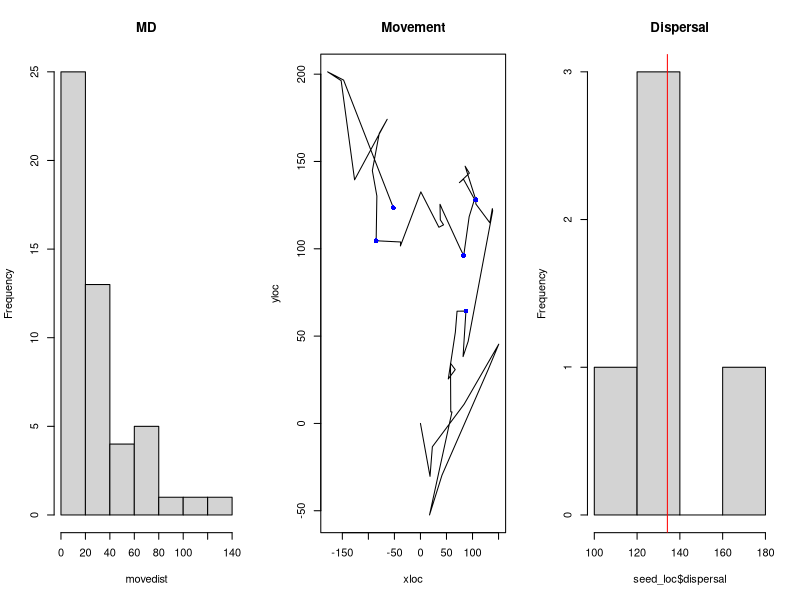

Write the R code that produced this figure. (Note: this script raises an error after producing the figure.)


# how many seeds each bird gets on a simulation run, which is equivalent to how many fruits in a foraging session in the same tree

# nseeds <- round(runif(1, 3, 6))
nseeds <- 5

# Sample a random Gut Retention Time for each one of the seeds
grt_tt <- round(rgamma(nseeds, shape = 4, scale = 5) + 8)

# Maximum gut retention time determines the simulation time
tt <- max(grt_tt)

movrate <- 28

# Sample movement distances from an exponential distribution. These are the lengths that the animal moves at each time step in minutes.
movedist <- rexp(tt, 1/movrate)

# Movement algorithm for this random walk. Sample a random angle of movement from a uniform distribution. Determine the movement in x and y, the animal's trajectory is the cumulative sum of those. We are not imposing any limits to the area of movement.
angle <- runif(tt, min = 0, max = 360)
distx <- movedist*cos(angle)
xloc <- c(0, cumsum(distx))
disty <- movedist*sin(angle)
yloc <- c(0, cumsum(disty))
animalTraj <- data.frame(time = 0:tt, xloc = xloc, yloc = yloc)

# Determine where the seeds are dropped based on the animal's location.
seed_loc <- data.frame(seed_id = 1:nseeds, time = grt_tt)
seed_loc <- merge(animalTraj, seed_loc, by = "time")
seed_loc$dispersal <- sqrt(seed_loc$xloc^2 + seed_loc$yloc^2)

outsim <- list(lengths = movedist,
               movement = animalTraj,
              seed = seed_loc)

# Calculate the mean location of seeds
x_m <- mean(outsim$seed$xloc)
y_m <- mean(outsim$seed$yloc)
mean_dispersal <- mean(outsim$seed$dispersal)
se_dispersal <- sd(outsim$seed$dispersal)/sqrt(length(outsim$seed$dispersal))

# Calculate seed dispersion
xi <- (x_m - outsim$seed$xloc)^2
yi <- (y_m - outsim$seed$yloc)^2
seed_dispersion <- sum(sqrt(xi + yi))/length(outsim$seed$time)


par(mfrow = c(1,3))
hist(movedist, main = "MD")
plot(x = xloc, y = yloc, type = "l", main = "Movement")
points(x = seed_loc$xloc, y = seed_loc$yloc, col = "blue", pch = 16)
hist(seed_loc$dispersal, main = "Dispersal")
abline(v = mean_dispersal, col = "red")


###### Make function to run multiple simulations of this


sim_run <- function(movrate){

  nseeds <- 5
  grt_tt <- round(rgamma(nseeds, shape = 4, scale = 5) + 8)
  tt <- max(grt_tt)

  movedist <- rexp(tt, 1/movrate)

  angle <- runif(tt, min = 0, max = 360)
  distx <- movedist*cos(angle)
  xloc <- c(0, cumsum(distx))
  disty <- movedist*sin(angle)
  yloc <- c(0, cumsum(disty))
  animalTraj <- data.frame(time = 0:tt, xloc = xloc, yloc = yloc)

  seed_loc <- data.frame(seed_id = 1:nseeds, time = grt_tt)
  seed_loc <- merge(animalTraj, seed_loc, by = "time")
  seed_loc$dispersal <- sqrt(seed_loc$xloc^2 + seed_loc$yloc^2)

  x_m <- mean(seed_loc$xloc)
  y_m <- mean(seed_loc$yloc)
  mean_dispersal <- mean(seed_loc$dispersal)
  se_dispersal <- sd(seed_loc$dispersal)/sqrt(length(seed_loc$dispersal))

  # Calculate seed dispersion
  xi <- (x_m - seed_loc$xloc)^2
  yi <- (y_m - seed_loc$yloc)^2
  seed_dispersion <- sum(sqrt(xi + yi))/length(seed_loc$time)

  outsim <- list(lengths = movedist,
                 movement = animalTraj,
                 seed = seed_loc,
                 mean_dispersal = mean_dispersal,
                 se_dispersal = se_dispersal,
                 seed_dispersion = seed_dispersion)

  return(outsim)
}


onerun <- sim_run(28)

############# Simulations for the population

library(dplyr)
library(purrr)
library(ggplot2)
library(purrr)
library(cowplot)


data(ptpl)

null_moverate <- data.frame(Bird_ID = unique(ptpl$Bird_ID), movrate = mean(ptpl$mpm))

indiv_moverate <- ptpl %>%
  group_by(Bird_ID) %>%
  summarise(movrate = mean(mpm))

fam_moverate <- ptpl %>%
  group_by(fam_g) %>%
  summarise(movrate = mean(mpm))

ids <- ptpl %>% distinct(., Bird_ID, fam_g)

#### Null model
# Assume all individuals share the same movement rate, which is the average movement rate for all data points

# Run 10,000 simulation runs per individual or family group

nruns <- 10000

null_dispersal <- NULL
null_dispersion <- NULL
for(j in 1:length(null_moverate$Bird_ID)){
  moverate <- null_moverate$movrate[j]

  manysims <- vector("list", nruns)
  for(i in 1:length(manysims)){
    manysims[[i]] <- sim_run(moverate)
    manysims[[i]]$sim_run <- paste("sim_", i)
  }

  dispersal <- map_df(manysims, "seed")$dispersal
  id <- null_moverate$Bird_ID[j]
  mean_dispersal <- map_dbl(manysims, "mean_dispersal")
  se_dispersal <- map_dbl(manysims, "se_dispersal")
  seed_dispersion <- map_dbl(manysims, "seed_dispersion")

  out <- data.frame(dispersal = dispersal, id = id)
  null_dispersal <- rbind.data.frame(null_dispersal, out)

  out2 <- data.frame(id = id,
                     mean_dispersal = mean_dispersal,
                     se_dispersal = se_dispersal,
                     seed_dispersion = seed_dispersion)
  null_dispersion <- rbind.data.frame(null_dispersion, out2)

}

# Plots
plot_grid(
  null_dispersal %>%
    ggplot(., aes(x = dispersal)) +
    geom_histogram(),
  plot_grid(null_dispersion %>%
            ggplot(., aes(y = mean_dispersal)) +
            geom_boxplot(),
          null_dispersion %>%
            ggplot(., aes(y = seed_dispersion)) +
            geom_boxplot()), nrow = 2)


### Individual simulation

indiv_dispersal <- NULL
indiv_dispersion <- NULL
for(j in 1:length(indiv_moverate$Bird_ID)){
  moverate <- indiv_moverate$movrate[j]

  manysims <- vector("list", nruns)
  for(i in 1:length(manysims)){
    manysims[[i]] <- sim_run(moverate)
    manysims[[i]]$sim_run <- paste("sim_", i)
  }

  dispersal <- map_df(manysims, "seed")$dispersal
  id <- indiv_moverate$Bird_ID[j]
  mean_dispersal <- map_dbl(manysims, "mean_dispersal")
  se_dispersal <- map_dbl(manysims, "se_dispersal")
  seed_dispersion <- map_dbl(manysims, "seed_dispersion")

  out <- data.frame(dispersal = dispersal, id = id)
  indiv_dispersal <- rbind.data.frame(indiv_dispersal, out)

  out2 <- data.frame(id = id,
                     mean_dispersal = mean_dispersal,
                     se_dispersal = se_dispersal,
                     seed_dispersion = seed_dispersion)
  indiv_dispersion <- rbind.data.frame(indiv_dispersion, out2)

}

# plots
plot_grid(indiv_dispersal %>%
            ggplot(., aes(x = dispersal)) +
            geom_histogram(),
          plot_grid(indiv_dispersion %>%
                      ggplot(., aes(y = mean_dispersal)) +
                      geom_boxplot(),
                    indiv_dispersion %>%
                      ggplot(., aes(y = seed_dispersion)) +
                      geom_boxplot()), nrow = 2)



### Social or Family group simulation

fam_dispersal <- NULL
fam_dispersion <- NULL
for(j in 1:length(fam_moverate$fam_g)){
  moverate <- fam_moverate$movrate[j]

  manysims <- vector("list", nruns)
  for(i in 1:length(manysims)){
    manysims[[i]] <- sim_run(moverate)
    manysims[[i]]$sim_run <- paste("sim_", i)
  }

  dispersal <- map_df(manysims, "seed")$dispersal
  id <- fam_moverate$fam_g[j]
  mean_dispersal <- map_dbl(manysims, "mean_dispersal")
  se_dispersal <- map_dbl(manysims, "se_dispersal")
  seed_dispersion <- map_dbl(manysims, "seed_dispersion")

  out <- data.frame(dispersal = dispersal, id = id)
  fam_dispersal <- rbind.data.frame(fam_dispersal, out)

  out2 <- data.frame(id = id,
                     mean_dispersal = mean_dispersal,
                     se_dispersal = se_dispersal,
                     seed_dispersion = seed_dispersion)
  fam_dispersion <- rbind.data.frame(fam_dispersion, out2)

}

# Plots
plot_grid(
  fam_dispersal %>%
    ggplot(., aes(x = dispersal)) +
    geom_histogram(),
  plot_grid(fam_dispersion %>%
            ggplot(., aes(y = mean_dispersal)) +
            geom_boxplot(),
          fam_dispersion %>%
            ggplot(., aes(y = seed_dispersion)) +
            geom_boxplot()), nrow = 2)

save.image(file = "paper/simple_exp_runs.RData")
